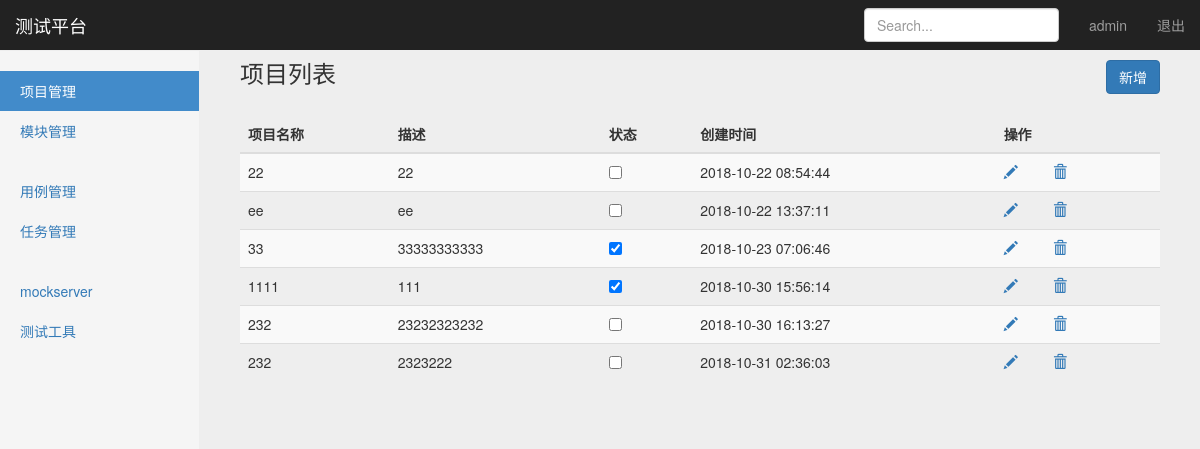
Before: /manage/project_manage/ (signed in) with the older database file.
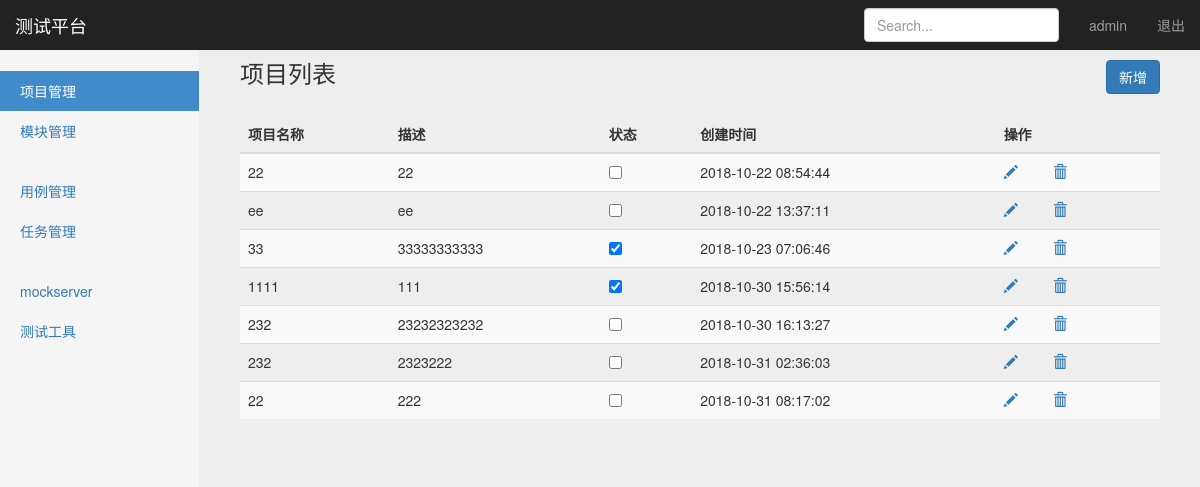
After: the same page with the newer database file.
### project_app/models.py (models this page shows, shortened)
class Project(models.Model):
    pname = models.CharField("名称",max_length=255,blank=False,default="")
    description = models.CharField("描述",max_length=255,default="")
    status = models.BooleanField("状态",default=True)
    create_time = models.DateTimeField("创建时间",auto_now=True)

### project_app/views/project_views.py (the view)
# urls.py: path("project_manage/",project_views.project_manage),
@login_required
def project_manage(request):
    cuser_name = request.session.get("cuser_name","")
    latest_project_list = Project.objects.all()
    return render(request, "project_manage.html", {"cuser_name": cuser_name,
                                                 "latest_project_list": latest_project_list,
                                                "type": "list"}
                  )

### templates/project_manage.html (shortened to what this page needs)
{% extends "base.html" %}
{% block content %}
    <nav class="navbar navbar-inverse navbar-fixed-top">
      <div class="container-fluid">
        <div class="navbar-header">
          <a class="navbar-brand" href="#">测试平台</a>
        </div>
        <div id="navbar" class="navbar-collapse collapse">
          <ul class="nav navbar-nav navbar-right">
            <li><a>{{ cuser_name }}</a></li>
            <li><a href="/logout/">退出</a></li>
          </ul>
          <form class="navbar-form navbar-right">
            <input type="text" class="form-control" placeholder="Search...">
          </form>
        </div>
      </div>
    </nav>
    <div class="container-fluid">
      <div class="row">
        <div class="col-sm-3 col-md-2 sidebar">
          <ul class="nav nav-sidebar">
            <li class="active"><a href="/manage/project_manage">项目管理</a></li>
            <li ><a href="/manage/module_manage">模块管理</a></li>
          </ul>
          <ul class="nav nav-sidebar">
            <li><a href="">用例管理</a></li>
            <li><a href="">任务管理</a></li>
          </ul>
          <ul class="nav nav-sidebar">
            <li><a href="">mockserver</a></li>
            <li><a href="">测试工具</a></li>
          </ul>
        </div>
        {% if type == "list" %}
        <form  action="" method="post">
        <div class="col-sm-9 col-sm-offset-3 col-md-10 col-md-offset-2 main">
          <h3 class="page-header">项目列表
          <button id="add_btn"
                  type="button" class="btn btn-primary" style="float: right"
                  onclick="window.location.href='/manage/add_project'"
          >新增</button>
          </h3>
          <div class="table-responsive">
             <table class="table table-striped">
              <thead>
                <tr>
                  <th>项目名称</th>
                  <th>描述</th>
                  <th>状态</th>
                  <th>创建时间</th>
                  <th>操作</th>
                </tr>
              </thead>
              <tbody>
              {% for project_list in latest_project_list %}
                <tr>
                  <td>{{ project_list.pname }}</td>
                  <td>{{ project_list.description}}</td>
                  <td><input type="checkbox" name="status" id="id_status"
                             value="True" {% if project_list.status  %} checked {% endif %} ></td>
                  <td>{{ project_list.create_time | date:"Y-m-d H:i:s"}}</td>
                  <td>
                  <a title="编辑" class="glyphicon glyphicon-pencil" href="/manage/manage_edit/{{project_list.id }}"></a>
                  <a title="删除" class="glyphicon glyphicon-trash" href="/manage/manage_delete/{{project_list.id }}"></a>
                  </td>
                </tr>
              {% endfor %}
              </tbody>
            </table>
          </div>
        </div>
      </form>
      {% endif %}
      </div>
    </div>
 {% endblock %}

Changed rows visible on the page:
added Project: pname "22", description "222", create_time "2018-10-31 08:17:02"
